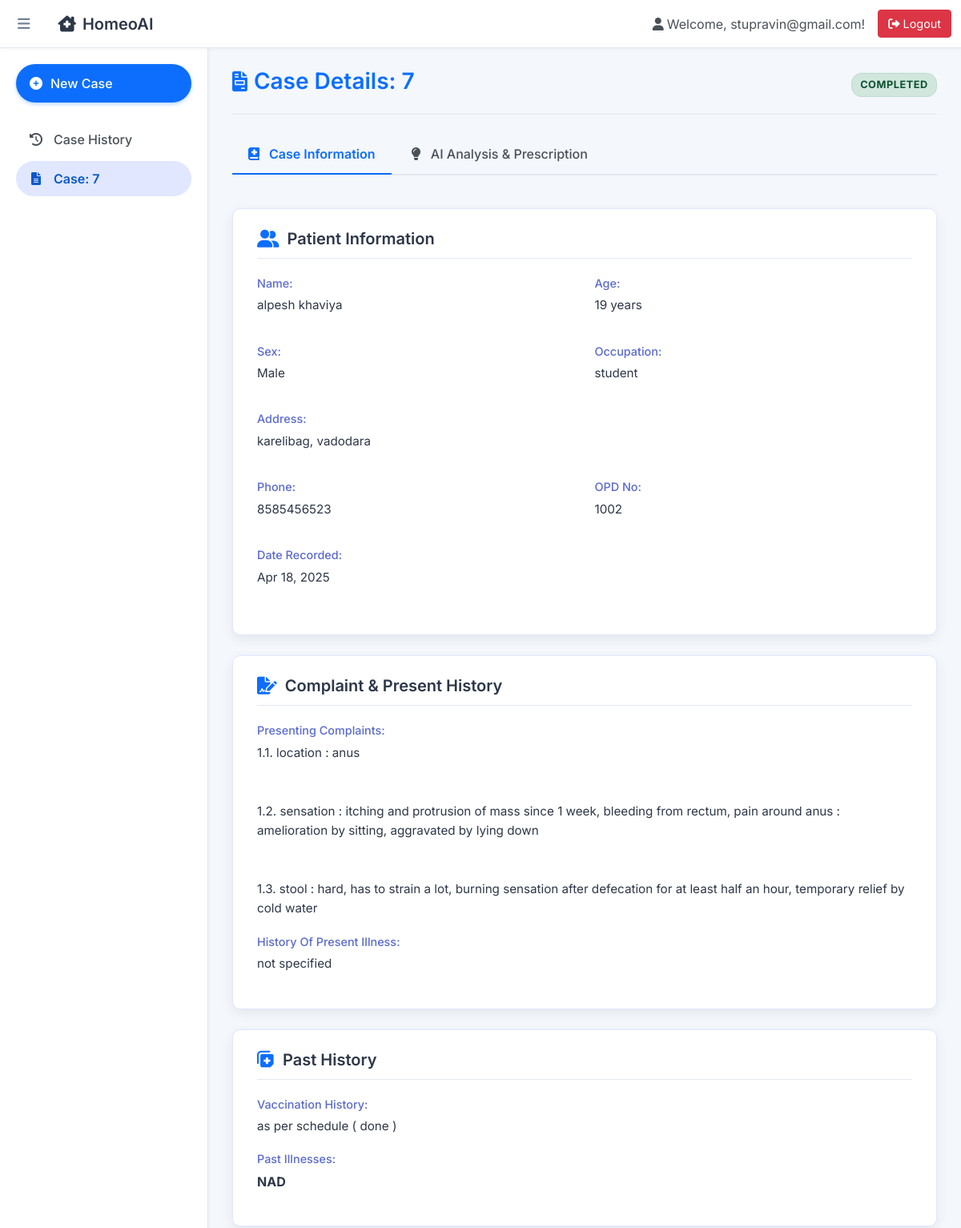
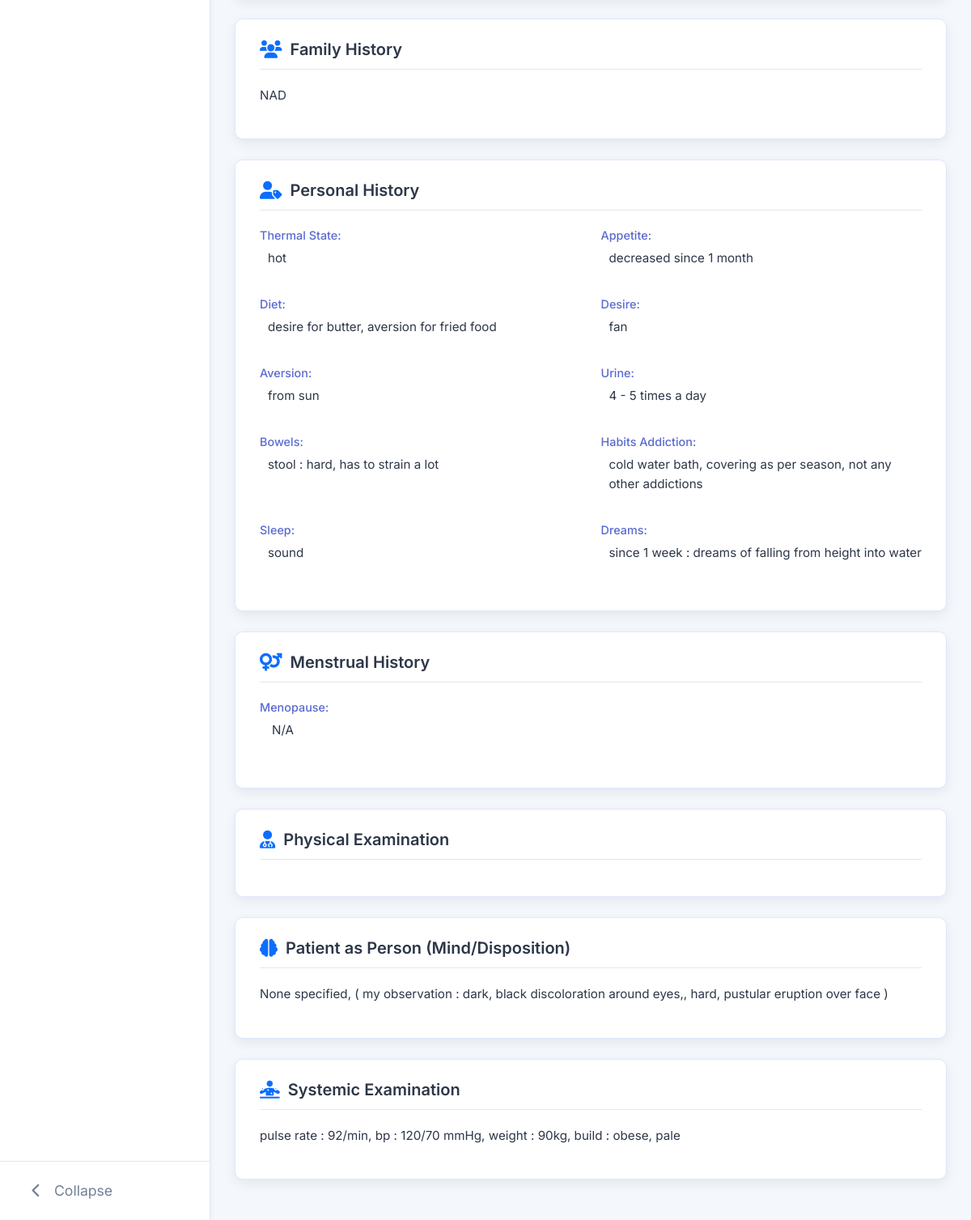
Page /case/7/ (signed in) on the committed database (2 pictures, top to bottom).
### core/models.py (models this page shows, shortened)
class Case(models.Model):
    user = models.ForeignKey(settings.AUTH_USER_MODEL, on_delete=models.CASCADE, related_name='cases')
    created_at = models.DateTimeField(auto_now_add=True)
    updated_at = models.DateTimeField(auto_now=True)
    date = models.DateField(default=timezone.now, blank=True, null=True) # Made optional
    opd_no = models.CharField(max_length=50, blank=True, null=True)
    patient_name = models.CharField(max_length=200) # Required
    patient_age = models.CharField(max_length=20, blank=True, null=True)
    patient_sex = models.CharField(max_length=10, choices=[('Male', 'Male'), ('Female', 'Female'), ('Other', 'Other')], blank=True, null=True)
    patient_occupation = models.CharField(max_length=100, blank=True, null=True)
    patient_address = models.TextField(blank=True, null=True)
    patient_phone = models.CharField(max_length=20, blank=True, null=True)
    presenting_complaints = models.TextField() # Required
    history_of_present_illness = models.TextField(blank=True, null=True)
    past_history_vaccination = models.TextField(blank=True, null=True) # Corresponds to past_history.vaccination
    family_history = models.TextField(blank=True, null=True)
    personal_history = models.JSONField(blank=True, null=True, default=dict)
    menstrual_history = models.JSONField(blank=True, null=True, default=dict)
    physical_examination = models.JSONField(blank=True, null=True, default=dict)
    patient_as_person = models.TextField(blank=True, null=True)
    systemic_examination = models.TextField(blank=True, null=True)
    result_file_path = models.CharField(max_length=512, blank=True, null=True) # Store relative path?
    STATUS_CHOICES = [
        ('PENDING', 'Pending Analysis'),
        ('PROCESSING', 'Processing'),
        ('COMPLETED', 'Completed'),
        ('ERROR', 'Error'),
    ]
    status = models.CharField(max_length=20, choices=STATUS_CHOICES, default='PENDING')
    class Meta:
        ordering = ['-created_at']

class PastIllness(models.Model):
    case = models.ForeignKey(Case, on_delete=models.CASCADE, related_name='past_illnesses')
    disease = models.CharField(max_length=200, blank=True, null=True)
    approximate_age = models.CharField(max_length=50, blank=True, null=True)
    duration = models.CharField(max_length=100, blank=True, null=True)
    treatment = models.TextField(blank=True, null=True)
    completely_recovered = models.CharField(max_length=50, blank=True, null=True)
    class Meta:
        verbose_name_plural = "Past Illnesses"

### core/views.py (the view)
@login_required
def case_detail_view(request, case_id):
    case = get_object_or_404(Case.objects.prefetch_related('past_illnesses'), id=case_id, user=request.user)
    results_data = None
    error_message = None
    case_type_value = None # Initialize variable for case type
    if case.status == 'COMPLETED' and case.result_file_path:
        full_path = os.path.join(settings.CASE_RESULTS_DIR, case.result_file_path)
        if os.path.exists(full_path):
            try:
                with open(full_path, 'r', encoding='utf-8') as f:
                    file_content = f.read()
                results_data = json.loads(file_content)
                if results_data:
                    case_type_value = results_data.get("case_type(Acute/Chronic)")
            except json.JSONDecodeError:
                error_message = "Error: The result file contains invalid JSON."
                print(f"JSONDecodeError for file: {full_path}")
            except Exception as e:
                error_message = f"Error reading result file: {e}"
                print(f"Error reading file {full_path}: {e}")
        else:
            error_message = f"Error: Result file not found ({case.result_file_path}), although case is marked completed."
            print(f"Result file not found: {full_path}")
    elif case.status == 'ERROR':
         error_message = "An error occurred during the analysis process."
    elif case.status == 'PROCESSING' or case.status == 'PENDING':
         error_message = "Analysis is still in progress. Please check back later."
    context = {
        'case': case,
        'results_data': results_data,
        'error_message': error_message,
        'case_type_value': case_type_value, # Pass the extracted value to the template
    }
    return render(request, 'case_detail.html', context)

### templates/case_detail.html (shortened to what this page needs)
{% extends 'base_generic.html' %}
{% load static %}
{% load json_filters %}
{% block sidebar_extra_links %}
    <li class="nav-item">
        <span class="nav-link active" style="cursor:default; background-color: #e0e7ff; color: #0a58ca; border-radius: 25px;">
            <i class="fas fa-file-alt nav-icon"></i> <span class="nav-text">Case: {{case.id}}</span>
        </span>
    </li>
{% endblock %}
{% block content %}
    <div class="page-header">
        <h1 class="page-title"><i class="fas fa-file-invoice"></i>Case Details: {{ case.id }}</h1>
        <span class="case-status status-{{ case.status }}">{{ case.get_status_display }}</span>
    </div>
    <div class="case-tabs">
        <nav>
            <div class="nav nav-tabs" id="nav-tab" role="tablist">
                <button class="nav-link active" id="nav-caseinfo-tab" data-bs-toggle="tab" data-bs-target="#nav-caseinfo" type="button" role="tab" aria-controls="nav-caseinfo" aria-selected="true">
                    <i class="fas fa-book-medical"></i> Case Information
                </button>
                <button class="nav-link" id="nav-analysis-tab" data-bs-toggle="tab" data-bs-target="#nav-analysis" type="button" role="tab" aria-controls="nav-analysis" aria-selected="false">
                    <i class="fas fa-lightbulb"></i> AI Analysis & Prescription
                </button>
            </div>
        </nav>
        <div class="tab-content pt-3" id="nav-tabContent">
            <div class="tab-pane fade show active" id="nav-caseinfo" role="tabpanel" aria-labelledby="nav-caseinfo-tab">
                <div class="content-card">
                    <h3 class="card-section-title"><i class="fas fa-user-friends"></i>Patient Information</h3>
                    <div class="detail-grid">
                        <div class="detail-item"><span class="detail-label">Name:</span> <p class="detail-value">{{ case.patient_name|default:"N/A" }}</p></div>
                        <div class="detail-item"><span class="detail-label">Age:</span> <p class="detail-value">{{ case.patient_age|default:"N/A" }}</p></div>
                        <div class="detail-item"><span class="detail-label">Sex:</span> <p class="detail-value">{{ case.patient_sex|default:"N/A" }}</p></div>
                        <div class="detail-item"><span class="detail-label">Occupation:</span> <p class="detail-value">{{ case.patient_occupation|default:"N/A" }}</p></div>
                        <div class="detail-item" style="grid-column: 1 / -1;"><span class="detail-label">Address:</span> <p class="detail-value">{{ case.patient_address|default:"N/A" }}</p></div>
                        <div class="detail-item"><span class="detail-label">Phone:</span> <p class="detail-value">{{ case.patient_phone|default:"N/A" }}</p></div>
                        <div class="detail-item"><span class="detail-label">OPD No:</span> <p class="detail-value">{{ case.opd_no|default:"N/A" }}</p></div>
                        <div class="detail-item"><span class="detail-label">Date Recorded:</span> <p class="detail-value">{{ case.date|date:"M d, Y"|default:"N/A" }}</p></div>
                    </div>
                </div>
                <div class="content-card">
                    <h3 class="card-section-title"><i class="fas fa-file-signature"></i>Complaint & Present History</h3>
                    <div class="detail-item"><span class="detail-label">Presenting Complaints:</span> <p class="detail-value">{{ case.presenting_complaints|default:"N/A"|apply_formatting }}</p></div>
                    <div class="detail-item"><span class="detail-label">History of Present Illness:</span> <p class="detail-value">{{ case.history_of_present_illness|default:"N/A"|apply_formatting }}</p></div>
                 </div>
                <div class="content-card">
                    <h3 class="card-section-title"><i class="fas fa-notes-medical"></i>Past History</h3>
                    <div class="detail-item">
                        <span class="detail-label">Vaccination History:</span>
                        <p class="detail-value">{{ case.past_history_vaccination|default:"N/A"|apply_formatting }}</p>
                    </div>
                    <div class="detail-item">
                        <span class="detail-label">Past Illnesses:</span>
                        {% for illness in case.past_illnesses.all %}
                            <div class="illness-item">
                                <strong>{{ illness.disease|default:"Unnamed Illness" }}</strong>
                            </div>
                        {% empty %}
                            <p class="detail-value">No past illnesses recorded.</p>
                        {% endfor %}
                    </div>
                </div>
                <div class="content-card">
                     <h3 class="card-section-title"><i class="fas fa-users"></i>Family History</h3>
                     <p class="detail-value">{{ case.family_history|default:"N/A"|apply_formatting }}</p>
                </div>
                <div class="content-card">
                    <h3 class="card-section-title"><i class="fas fa-user-tag"></i>Personal History</h3>
                    <div class="json-data-display detail-grid">
                        {% for key, value in case.personal_history.items %}
                           {% if value and key != 'other' %}
                           <div class="detail-item">
                               <span class="detail-label">{{ key|capfirst|replace_str:"_, " }}:</span>
                               <p class="detail-value">{{ value|apply_formatting }}</p>
                           </div>
                           {% endif %}
                        {% empty %} <p class="text-muted col-12">No structured personal history details.</p> {% endfor %}
                    </div>
                </div>
                <div class="content-card">
                    <h3 class="card-section-title"><i class="fas fa-venus-mars"></i>Menstrual History</h3>
                    <div class="json-data-display detail-grid">
                        {% for key, value in case.menstrual_history.items %}
                           {% if key == 'menopause' and value|is_dict %}
                               <div class="detail-item" style="grid-column: 1 / -1;">
                                   <span class="detail-label">Menopause:</span>
                                   {% if value.age or value.complaints %}
                                       <p class="detail-value" style="margin-left: 15px;"><strong style="color:#555">Age:</strong> {{ value.age|default:"N/A" }}</p>
                                       <p class="detail-value" style="margin-left: 15px;"><strong style="color:#555">Complaints:</strong> {{ value.complaints|default:"N/A"|apply_formatting }}</p>
                                   {% else %} <p class="detail-value" style="margin-left: 15px;">N/A</p> {% endif %}
                               </div>
                           {% elif value %}
                               <div class="detail-item">
                                   <span class="detail-label">{{ key|capfirst|replace_str:"_, " }}:</span>
                                   <p class="detail-value">{{ value|apply_formatting }}</p>
                               </div>
                           {% endif %}
                        {% empty %} <p class="text-muted col-12">No menstrual history details.</p> {% endfor %}
                    </div>
                </div>
                <div class="content-card">
                    <h3 class="card-section-title"><i class="fas fa-user-md"></i>Physical Examination</h3>
                </div>
                 <div class="content-card">
                     <h3 class="card-section-title"><i class="fas fa-brain"></i>Patient as Person (Mind/Disposition)</h3>
                     <p class="detail-value">{{ case.patient_as_person|default:"N/A"|apply_formatting }}</p>
                 </div>
                 <div class="content-card">
                     <h3 class="card-section-title"><i class="fas fa-diagnoses"></i>Systemic Examination</h3>
                     <p class="detail-value">{{ case.systemic_examination|default:"N/A"|apply_formatting }}</p>
                 </div>
            </div>
        </div>
    </div>
{% endblock %}

### templates/base_generic.html (shortened to what this page needs)
{% load static %}
{% load case_extras %}
<!DOCTYPE html>
<html lang="en">
<head>
    <link href="https://cdn.jsdelivr.net/npm/bootstrap@5.1.3/dist/css/bootstrap.min.css" rel="stylesheet">
    <link rel="stylesheet" href="https://cdnjs.cloudflare.com/ajax/libs/font-awesome/6.0.0-beta3/css/all.min.css">
</head>
<body class="{% if request.COOKIES.sidebar_collapsed == 'true' %}sidebar-collapsed{% endif %}">
    <nav class="navbar navbar-expand-md navbar-light fixed-top top-navbar">
      <div class="container-fluid">
        <button class="sidebar-toggle-btn" id="sidebarToggle" title="Toggle sidebar">
            <i class="fas fa-bars"></i>
        </button>
        <a class="navbar-brand" href="{% url 'core:home' %}"><i class="fas fa-clinic-medical me-2"></i>HomeoAI</a>
        <div class="collapse navbar-collapse" id="navbarMain">
          {% if user.is_authenticated %}
          <span class="navbar-text me-3"><i class="fas fa-user me-1"></i>Welcome, {{ user.username }}!</span>
          <form action="{% url 'auth_app:logout' %}" method="post" class="d-inline">
              <button type="submit" class="btn btn-sm logout-button"><i class="fas fa-sign-out-alt me-1"></i>Logout</button>
          </form>
          {% endif %}
        </div>
      </div>
    </nav>
    <div class="d-flex">
        <nav class="sidebar" id="sidebar">
            <div class="sidebar-inner-nav">
                <a href="{% url 'core:new_case' %}" class="new-case-btn-sidebar mb-4">
                    <i class="fas fa-plus-circle nav-icon"></i> <span class="nav-text">New Case</span>
                </a>
                <ul class="nav flex-column">
                    <li class="nav-item">
                        <a class="nav-link" href="{% url 'core:dashboard' %}">
                            <i class="fas fa-history nav-icon"></i> <span class="nav-text">Case History</span>
                        </a>
                    </li>
                    {% block sidebar_extra_links %}{% endblock %}
                </ul>
            </div>
            <div class="sidebar-footer">
                <button class="sidebar-toggle-btn-footer" id="sidebarToggleFooter" title="Toggle sidebar">
                    <i class="fas fa-chevron-left"></i> <span class="toggle-text">Collapse</span>
                </button>
            </div>
        </nav>
        <main class="main-page-content flex-grow-1" id="mainContent">
            {% block content %}{% endblock %}
        </main>
    </div>
</body>
</html>

### rows in the picture
Case: id "7", status "COMPLETED", patient_name "alpesh khaviya", patient_age "19 years", patient_sex "Male", patient_occupation "student", patient_address "karelibag, vadodara", patient_phone "8585456523", opd_no "1002", date "Apr 18, 2025", presenting_complaints|apply_formatting "1.1. location : anus 1.2. sensation : itching and protrusion of mass since 1 week, bleeding from rectum, pain around anus : amelioration by sitting, aggravated by lying down 1.3. stool : hard, has to strain a lot, burning sensation after defecation for at least half an hour, temporary relief by cold water", history_of_present_illness|apply_formatting "not specified", past_history_vaccination|apply_formatting "as per schedule ( done )", family_history|apply_formatting "NAD", patient_as_person|apply_formatting "None specified, ( my observation : dark, black discoloration around eyes,, hard, pustular eruption over face )", systemic_examination|apply_formatting "pulse rate : 92/min, bp : 120/70 mmHg, weight : 90kg, build : obese, pale"
PastIllness: disease "NAD"

### other values in the picture
{{ user.username }} "stupravin@gmail.com"
{{ key|capfirst|replace_str:"_, " }} "Thermal State" "Appetite" "Diet" "Desire" "Aversion" "Urine" "Bowels" "Habits Addiction" "Sleep" "Dreams"
{{ value|apply_formatting }} "hot" "decreased since 1 month" "desire for butter, aversion for fried food" "fan" "from sun" "4 - 5 times a day" "stool : hard, has to strain a lot" "cold water bath, covering as per season, not any other addictions" "sound" "since 1 week : dreams of falling from height into water"
